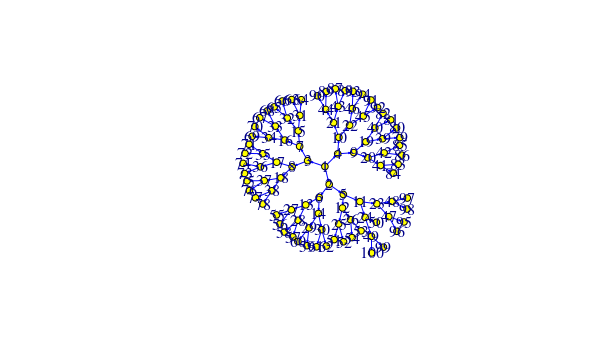

The Python source for this figure:
#!/usr/bin/env python
# coding: utf-8

# In[1]:


import igraph as ig
import cairocffi as cairo


# In[ ]:





# In[ ]:





# In[2]:


tt = ig.Graph (n=100)

vis = set({})

tt.add_edges ([(0,1), (0,2), (0,3)])
vis.add (0)
vis.add (1)
vis.add (2)
vis.add (3)

i = 1

while (len (vis) < 100):
    
    j = i+1
    while j in vis and j < 101:
        j = j+1
        
    tt.add_edges ([(i, j)])
    tt.add_edges ([(i, j+1)])
    vis.add (j)
    vis.add (j+1)
    i = i+1

tt.vs ["color"] = "yellow"
tt.es ["color"] = "blue"
tt.vs ["label"] = [i for i in range (1, 101)]
ig.plot(tt, layout = tt.layout ("kk"))


# In[ ]:





# In[ ]:





# In[3]:


print (tt)


# In[ ]:
